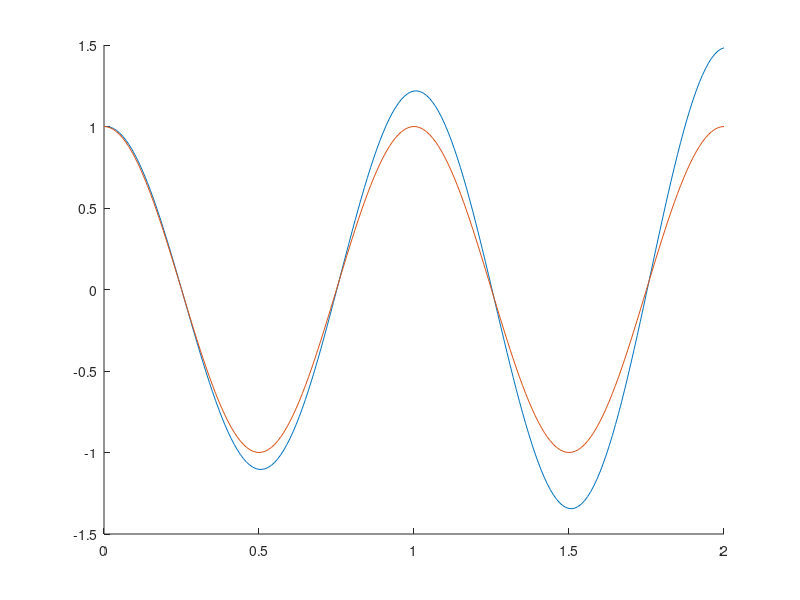

Write MATLAB code to recreate this figure.
omega = 2*pi;
x0 = [1; 0];
T = 2;
dt = 0.01;


function dx = sho_rhs(t, x, omega)
	dx = [ x(2); -omega^2*x(1)];
end

function [t, X] = euler_sho(x0, omega, dt, T)
	N = floor(T/dt);
	t = (0:N)' * dt;
	X = zeros(N+1, 2);
	X(1,:) = x0(:).';

	for i = 1:N
		X(i+1,:) = X(i,:) + dt * sho_rhs(t(i), X(i,:).', omega).';
	end
end

function [t, X] = rk4_sho(x0, omega, dt, T)

	N = floor(T/dt);
	t = (0:N)' * dt;
	X = zeros(N+1, 2);
	X(1,:) = x0(:).';

	for i = 1:N
		xi = X(i,:).';
		ti = t(i);

		k1 = sho_rhs(ti, xi, omega);
		k2 = sho_rhs(ti+dt/2, xi+dt/2*k1, omega);
		k3 = sho_rhs(ti+dt/2, xi+dt/2*k2, omega);
		k4 = sho_rhs(ti+dt, xi+dt*k3, omega);

		X(i+1,:) = (xi + dt/6*(k1 + 2*k2 + 2*k3 + k4)).';
	end
end

[te, Xe] = euler_sho(x0, omega, dt, T);
[trk, Xrk] = rk4_sho(x0, omega, dt, T);

y_true = cos(omega*te);

hold on
h = plot(te, Xe(:,1));
plot(trk, Xrk(:,1));
%plot(te, y_true);

waitfor(h)
